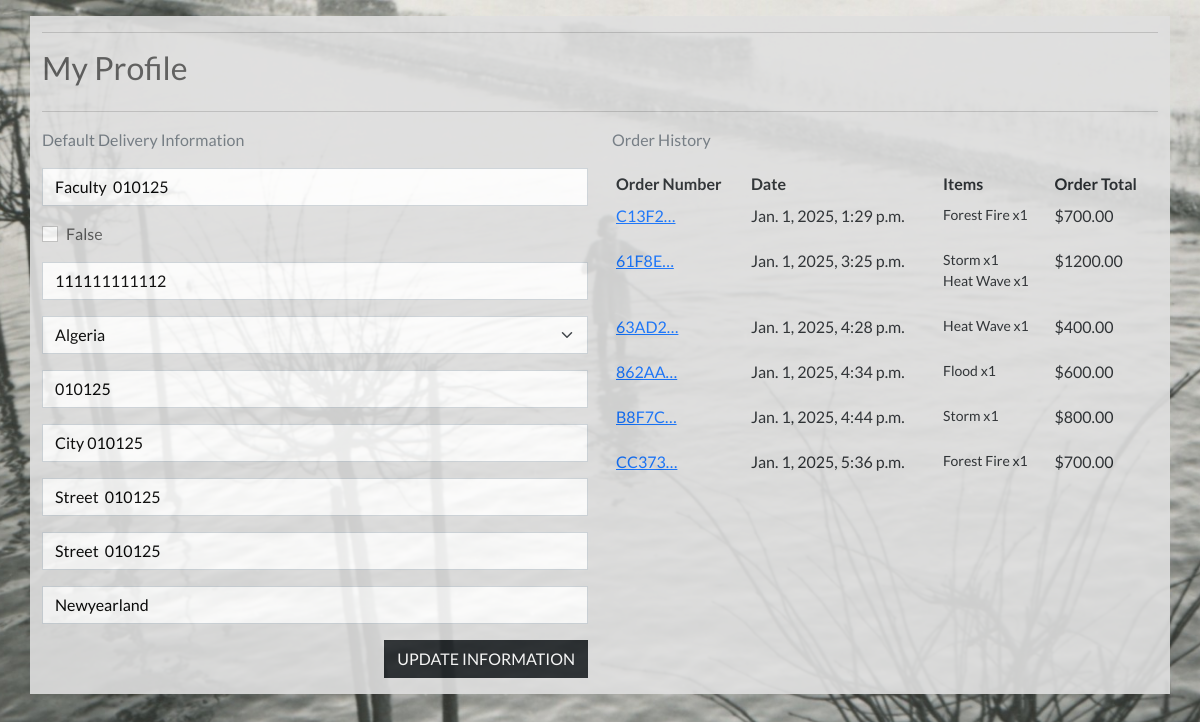
Page /profile/ (signed in) on the committed database.
### profiles/models.py (models this page shows, shortened)
class UserProfile(models.Model):
    user = models.OneToOneField(User, on_delete=models.CASCADE)
    default_organisation = models.CharField(max_length=40, null=True, blank=True)
    default_prev_user = models.BooleanField(default=False)
    default_phone_number = models.CharField(max_length=20, null=True, blank=True)
    default_country = CountryField(blank_label='Country *', null=True, blank=True)
    default_postcode = models.CharField(max_length=20, null=True, blank=True)
    default_town_or_city = models.CharField(max_length=40, null=True, blank=True)
    default_street_address1 = models.CharField(max_length=80, null=True, blank=True)
    default_street_address2 = models.CharField(max_length=80, null=True, blank=True)
    default_county = models.CharField(max_length=80, null=True, blank=True)

### checkout/models.py (models this page shows, shortened)
class Order(models.Model):
    order_number = models.CharField(max_length=32, null=False, editable=False)
    user_profile = models.ForeignKey(UserProfile, on_delete=models.SET_NULL,
    null=True, blank=True, related_name='orders')
    full_name = models.CharField(max_length=50, null=False, blank=False)
    email = models.EmailField(max_length=254, null=False, blank=False)
    phone_number = models.CharField(max_length=20, null=False, blank=False)
    country = CountryField(blank_label='Country *', null=False, blank=False)
    postcode = models.CharField(max_length=20, null=True, blank=True)
    town_or_city = models.CharField(max_length=40, null=False, blank=False)
    street_address1 = models.CharField(max_length=80, null=False, blank=False)
    street_address2 = models.CharField(max_length=80, null=True, blank=True)
    county = models.CharField(max_length=80, null=True, blank=True)
    date = models.DateTimeField(auto_now_add=True)
    discount_cost = models.DecimalField(max_digits=6, decimal_places=2, null=False, default=0)
    order_total = models.DecimalField(max_digits=10, decimal_places=2, null=False, default=0)
    grand_total = models.DecimalField(max_digits=10, decimal_places=2, null=False, default=0)
    original_bag = models.TextField(null=False, blank=False, default='')
    stripe_pid = models.CharField(max_length=254, null=False, blank=False, default='')

class OrderLineItem(models.Model):
    order = models.ForeignKey(Order, null=False, blank=False, on_delete=models.CASCADE, related_name='lineitems')
    product = models.ForeignKey(Category, null=False, blank=False, on_delete=models.CASCADE)
    quantity = models.IntegerField(null=False, blank=False, default=0)
    starting_date = models.CharField(max_length=100, null=True, blank=True)
    lineitem_total = models.DecimalField(max_digits=6, decimal_places=2, null=False, blank=False, editable=False)

### products/models.py (models this page shows, shortened)
class Category(models.Model):
    name = models.CharField(max_length=50)
    friendly_name = models.CharField(max_length=100)
    difficulty_level = models.CharField(max_length=50)
    credits = models.IntegerField()
    number_of_lectures = models.IntegerField()
    est_time = models.IntegerField()
    short_description = models.TextField(max_length=255)
    long_description = models.TextField(max_length=1000)
    test = models.BooleanField(default=False)
    logo = models.ImageField(upload_to='logos/', null=True, blank=True)
    price = models.IntegerField(null=True, blank=True)
    starting_date = models.CharField(max_length=100, null=True, blank=True)

### profiles/views.py (the view)
# urls.py: path('profile/', include('profiles.urls')),
def profile(request):
    profile = get_object_or_404(UserProfile, user=request.user)
    if request.method == 'POST':
        form = UserProfileForm(request.POST, instance=profile)
        if form.is_valid():
            form.save()
            messages.success(request, 'Profile updated successfully')
    form = UserProfileForm(instance=profile)
    orders = profile.orders.all
    template = 'profiles/profile.html'
    context = {
        'form': form,
        'orders': orders,
        'on_profile_page': True
    }
    return render(request, template, context)

### profiles/templates/profiles/profile.html (shortened to what this page needs)
{% extends "base.html" %}
{% load static %}
{% block extra_css %}
    <link rel="stylesheet" href="{% static 'profiles/css/profile.css' %}">
{% endblock %}
{% block content %}
    <div class="overlay"></div>
    <div class="container mt-3 mb-3">
        <div class="row">
            <div class="col">
                <hr>
                <h2 class="logo-font mb-4">My Profile</h2>
                <hr>
            </div>
        </div>
        <div class="row">
            <div class="col-12 col-lg-6">
                <p class="text-muted">Default Delivery Information</p>
                <form class="mt-3" action="{% url 'profile' %}" method="POST" id="profile-update-form">
                    {{ form|crispy }}
                    <button class="btn btn-dark rounded-0 text-uppercase float-end mb-3">Update Information</button>
                </form>
            </div>
            <div class="col-12 col-lg-6">
                <p class="text-muted">Order History</p>
                <div class="order-history table-responsive">
                    <table class="table table-sm table-borderless">
                        <thead>
                            <tr>
                                <th>Order Number</th>
                                <th>Date</th>
                                <th>Items</th>
                                <th>Order Total</th>
                            </tr>
                        </thead>
                        <tbody>
                            {% for order in orders %}
                                <tr>
                                    <td>
                                        <a href="{% url 'order_history' order.order_number %}"
                                        title="{{ order.order_number }}">
                                            {{ order.order_number|truncatechars:6 }}
                                        </a>
                                    </td>
                                    <td>{{ order.date }}</td>
                                    <td>
                                        <ul class="list-unstyled">
                                            {% for item in order.lineitems.all %}
                                                <li class="small">
                                                    {{ item.product.name }} x{{ item.quantity }}
                                                </li>
                                            {% endfor %}
                                        </ul>
                                    </td>
                                    <td>${{ order.grand_total }}</td>
                                </tr>
                            {% endfor %}
                        </tbody>
                    </table>
                </div>
            </div>
        </div>
{% endblock %}

### static/css/base.css (style rules this page uses)
html { height: 100%; }
body { background: url('/media/cover_photo.jpg') no-repeat center center fixed; background-size: cover; height: calc(100vh - 164px); color: #555; font-family: 'Lato'; }
.overlay { height: 100%; width: 100%; top: 0; left: 0; position: fixed; opacity: 0.2; z-index: -1; }
.container { background-color: rgb(223, 223, 223); opacity: 0.9; }

### profiles/static/profiles/css/profile.css (style rules this page uses)
.order-history { max-height: 416px; overflow-y: auto; }
#profile-update-form .form-control { color: #000; }
#profile-update-form input::placeholder { color: #aab7c4; }
#id_default_country, #id_default_country option:not(:first-child) { color: #000; }

### rows in the picture
UserProfile: default_organisation "Faculty 010125", default_phone_number "111111111112", default_country "Algeria", default_postcode "010125", default_town_or_city "City 010125", default_street_address1 "Street 010125", default_street_address2 "Street 010125", default_county "Newyearland"
Order: order_number "C13F2…", date "Jan. 1, 2025, 1:29 p.m.", grand_total "700.00"
OrderLineItem: product.name "Forest Fire", quantity "1"
Order: order_number "61F8E…", date "Jan. 1, 2025, 3:25 p.m.", grand_total "1200.00"
OrderLineItem: product.name "Storm", quantity "1"
OrderLineItem: product.name "Heat Wave", quantity "1"
Order: order_number "63AD2…", date "Jan. 1, 2025, 4:28 p.m.", grand_total "400.00"
OrderLineItem: product.name "Heat Wave", quantity "1"
Order: order_number "862AA…", date "Jan. 1, 2025, 4:34 p.m.", grand_total "600.00"
OrderLineItem: product.name "Flood", quantity "1"
Order: order_number "B8F7C…", date "Jan. 1, 2025, 4:44 p.m.", grand_total "800.00"
OrderLineItem: product.name "Storm", quantity "1"
Order: order_number "CC373…", date "Jan. 1, 2025, 5:36 p.m.", grand_total "700.00"
OrderLineItem: product.name "Forest Fire", quantity "1"
